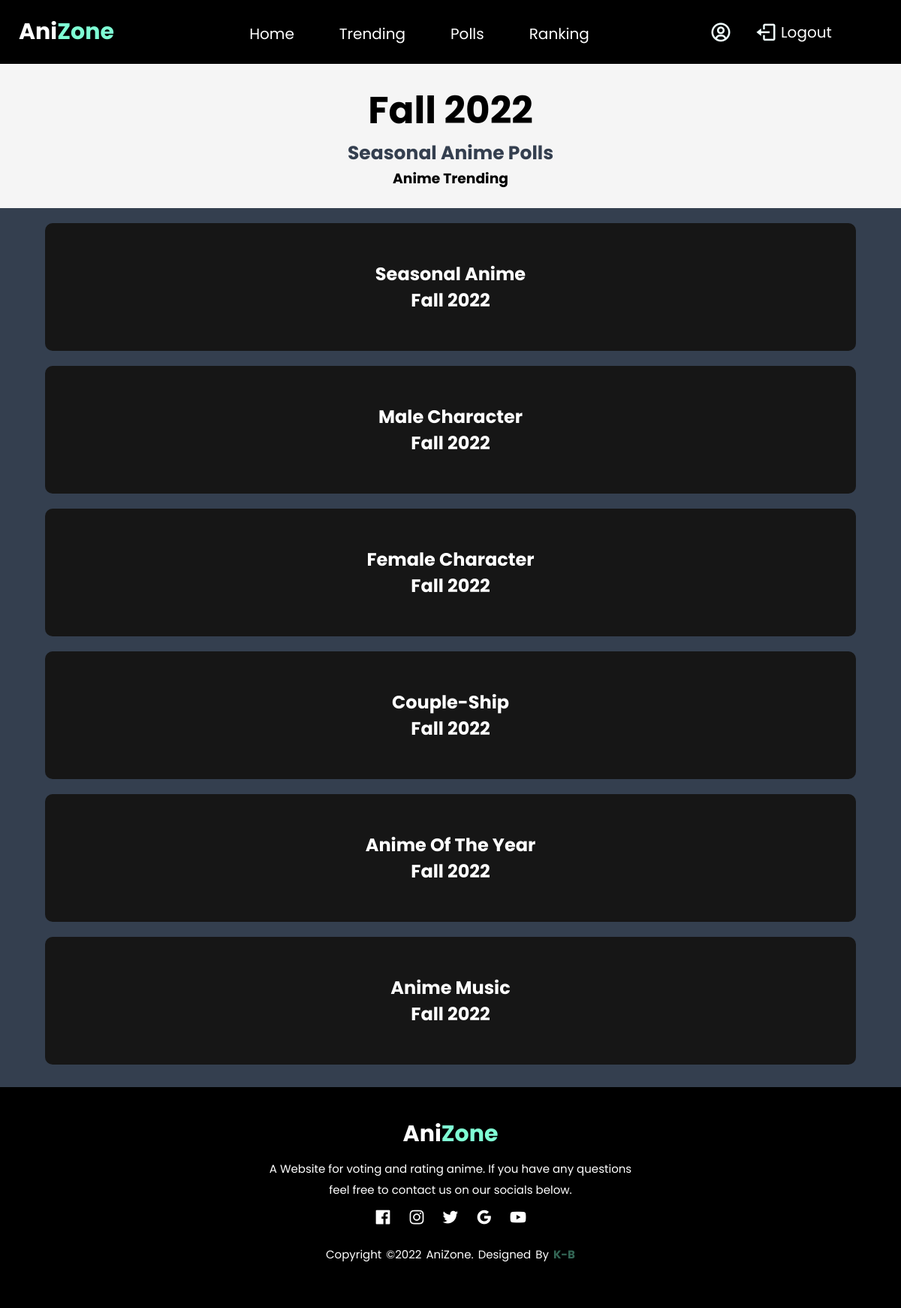
/polls/main-polls.php, run on the app's committed database.
### tables this page shows
CREATE TABLE `polls` (
  `id` int(11) NOT NULL,
  `title` varchar(255) NOT NULL,
  `season` varchar(255) NOT NULL,
  `image` varchar(255) NOT NULL
);

### polls/main-polls.php (the view, shortened to what this page needs)
<?php
    require_once '../includes/header.php';
    require_once '../includes/topnav.php';
    require_once '../classes/basic.database.php';
    $pollsQuery = $db->query("SELECT id, title, season FROM polls");
    while($row = $pollsQuery->fetchObject()){
        $polls[] = $row;
    }
?>
    <div class="seasonal-title">
        <div class="seasonal-description">
            <h1>Fall 2022</h1>
            <h2>Seasonal Anime Polls</h2>
            <h3>Anime Trending</h3>
        </div>
    </div>
    <div class="vote-list-content">
        <?php if(!empty($polls)): ?>
            <ul>
            <?php foreach($polls as $poll): ?>
            <li><h2><a href="season-polls.php?poll=<?php echo $poll->id; ?>"><?php echo $poll->title; ?></h2><h2><?php echo $poll->season; ?></h2></a></li>
            <?php endforeach; ?>
            </ul>
            <?php else: ?>
                <h1>There's No Ongoing Polls</h1>
            <?php endif; ?>
    </div>
<?php
    require_once '../includes/footer.php';
?>

### css/style.css (style rules this page uses)
* { padding: 0; margin: 0; box-sizing: border-box; font-family: 'Poppins', sans-serif; text-decoration: none; }
body { background: #343F4F; }
.seasonal-title { width: 100%; padding: 25px; background: whitesmoke; }
.seasonal-title .seasonal-description { text-align: center; padding: 0; margin: 0; }
.seasonal-description h1 { font-size: 50px; font-weight: bolder; }
.seasonal-description h2 { font-size: 25px; font-weight: bolder; color: #343F4F; }
.vote-list-content { height: auto; margin: auto; width: auto; }
.vote-list-content ul { text-decoration: none; list-style: none; display: inline-block; width: 100%; }
.vote-list-content ul li { width: 90%; height: auto; background: rgb(22, 22, 22); padding: 50px; margin: auto; margin-top: 20px; justify-content: space-between; align-items: center; text-align: center; border-radius: 10px; }
.vote-list-content ul li a { text-decoration: none; color: white; }
.vote-list-content ul li h2 { text-decoration: none; color: aquamarine; }

### data on the page
polls: title "Seasonal Anime"
polls: title "Male Character"
polls: title "Female Character"
polls: title "Couple-Ship"
polls: title "Anime Of The Year"
polls: title "Anime Music"
